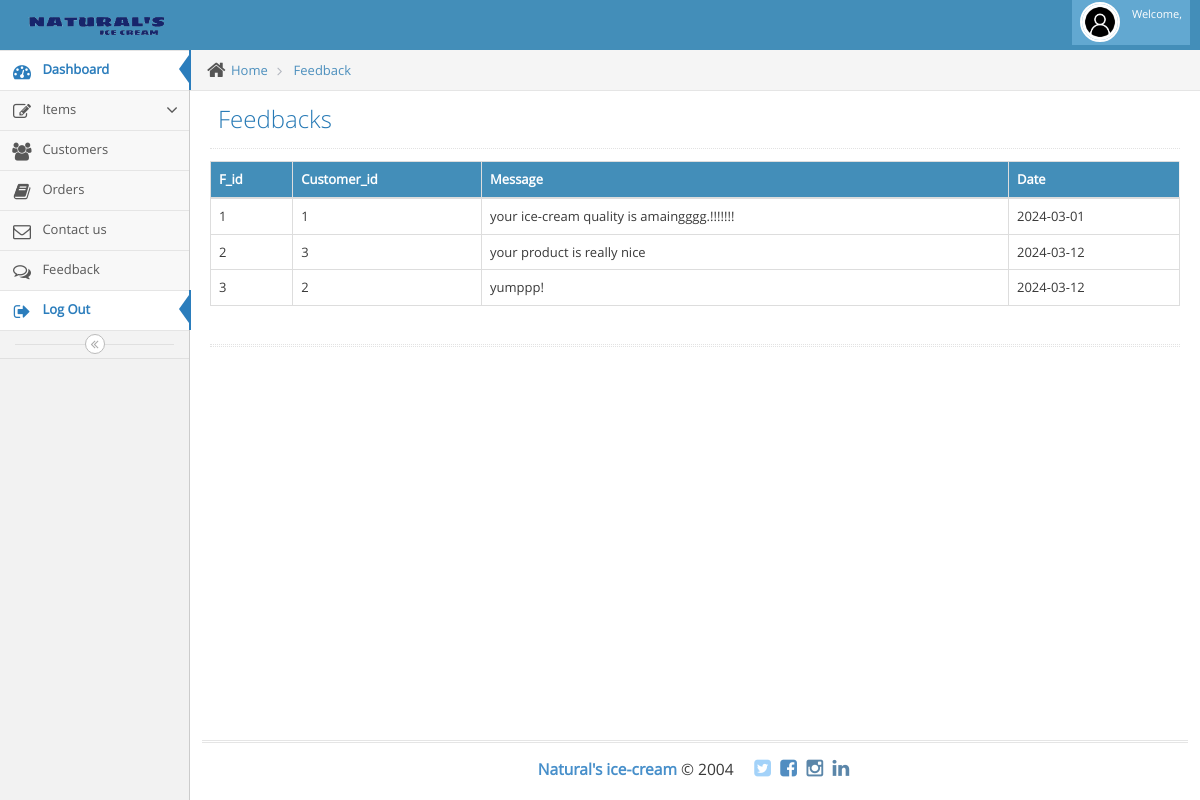
The app's page /admin/feedback.php with its own data.
### tables this page shows
CREATE TABLE `feedback` (
  `F_id` int(20) NOT NULL,
  `Customer_id` int(20) NOT NULL,
  `Message` varchar(50) NOT NULL,
  `Date` date NOT NULL,
  `Rating` int(12) NOT NULL
);

### admin/feedback.php (the view, shortened to what this page needs)
<?php
include 'connection.php';
$result = $con->query("select * from feedback");
?>
<!DOCTYPE html>
<html lang="en">
	<head>
		<link rel="stylesheet" href="assets/css/bootstrap.min.css" />
		<link rel="stylesheet" href="assets/font-awesome/4.5.0/css/font-awesome.min.css" />
		<link rel="stylesheet" href="assets/css/ace.min.css" class="ace-main-stylesheet" id="main-ace-style" />
		<link rel="stylesheet" href="assets/css/ace-skins.min.css" />
		<link rel="stylesheet" href="assets/css/ace-rtl.min.css" />
	</head>
	<body class="no-skin">
		<?php include 'common/header.php';?>
		<div class="main-container ace-save-state" id="main-container">
			<?php include 'common/sidebar.php';?>
			<div class="main-content">
				<div class="main-content-inner">
					<div class="breadcrumbs ace-save-state" id="breadcrumbs">
						<ul class="breadcrumb">
							<li>
								<i class="ace-icon fa fa-home home-icon"></i>
								<a href="dashboard.php">Home</a>
							</li>
							<li>
								<a href="feedback.php">Feedback</a>
							</li>
						</ul>
					</div>
					<div class="page-content">
						<div class="page-header">
							<h1>
								Feedbacks
							</h1>
						</div>
						<div class="row">
							<div class="col-xs-12">
								<div class="row">
									<div class="col-xs-12">
										<table id="simple-table" class="table  table-bordered table-hover">
											<thead>
												<tr>
													<th>F_id</th>
													<th>Customer_id</th>
													<th>Message</th>
													<th>Date</th>
												</tr>
											</thead>
											<tbody>
												<?php
													while ($row = $result->fetch_object())
												    {
														?>
															<tr>
																<td><?php echo $row->F_id;?></td>
																<td><?php echo $row->Customer_id;?></td>
																<td><?php echo $row->Message;?></td>
																<td><?php echo $row->Date;?></td>
															</tr>
														<?php
													}
												?>
											</tbody>
										</table>
									</div>
								</div>
								<div class="hr hr-18 dotted hr-double"></div>
							</div>
						</div>
					</div>
				</div>
			</div>
			<?php include 'common/footer.php';?>
		</div>
	</body>
</html>

### admin/feedback.php (style rules this page uses)
th { background-color:#438EB9; color: white; }

### records on screen
feedback: F_id "1", Customer "1", Message "your ice-cream quality is amaingggg.!!!!!!!", Date "2024-03-01"
feedback: F_id "2", Customer "3", Message "your product is really nice", Date "2024-03-12"
feedback: F_id "3", Customer "2", Message "yumppp!", Date "2024-03-12"
